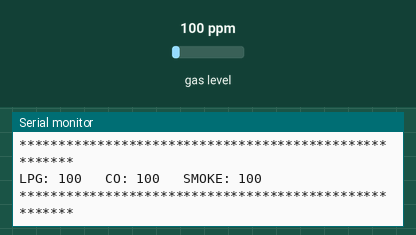
This sketch was run on a simulated ESP8266 (NodeMCU). On the bench: the last lines printed to the serial monitor. The inputs (shaded band) are chosen by the test bench; at power-on: gas level 100 ppm.

Above: at 1.7 s.
1.8 s: gas level set to 20 ppm
At 3.0 s:
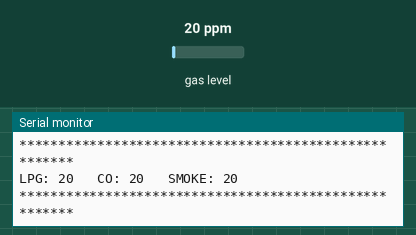
3.3 s: gas level set to 250 ppm
At 4.4 s:
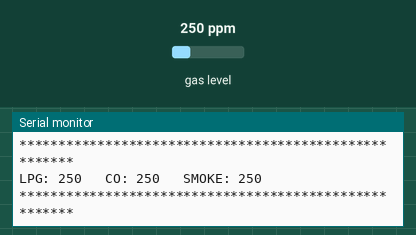
Timing chart, 0 to 6.3 s (numbered marks = the images above; inputs shaded):
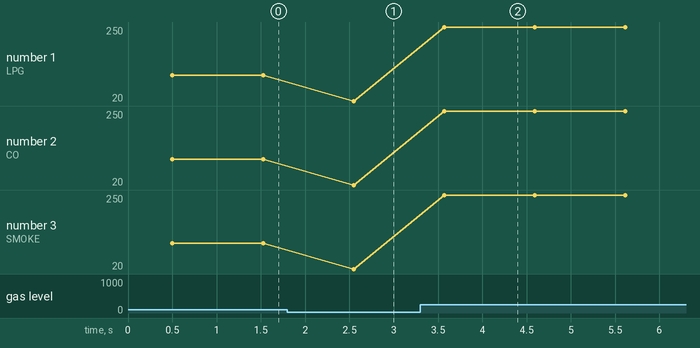

The sketch:

GasSensor_MQsensor_02.ino
```cpp
#include <ESP8266WiFi.h>
#include <MQ2.h>  //simplified

int Analog_Input = A0;
int lpg, co, smoke;

MQ2 mq2(Analog_Input);

void setup(){
  Serial.begin(9600);
  mq2.begin();
}
void loop(){

  lpg = mq2.readLPG();
  co = mq2.readCO();
  smoke = mq2.readSmoke();

  Serial.print("LPG: ");
  Serial.print(lpg);
  Serial.print("\t CO: ");
  Serial.print(co);
  Serial.print("\t SMOKE: ");
  Serial.print(smoke);
  Serial.println("\n******************************************************");
  delay(1000);
}
```

Measured:
- after the input at 1.8 s, the serial monitor: prints a new line after 0.75 s (image 1)
- after the input at 3.3 s, the serial monitor: prints a new line after 0.27 s (image 2)
- plotted number 1: 100 → 20 after the input at 1.8 s, 20 → 250 after the input at 3.3 s
- plotted number 2: 100 → 20 after the input at 1.8 s, 20 → 250 after the input at 3.3 s
- plotted number 3: 100 → 20 after the input at 1.8 s, 20 → 250 after the input at 3.3 s
